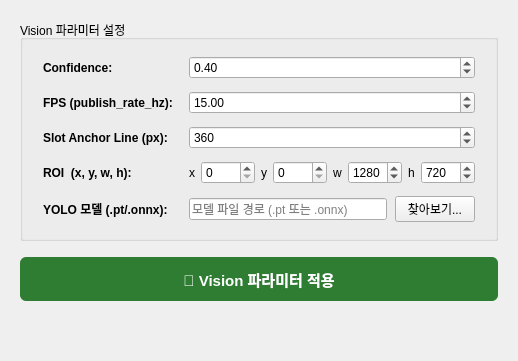
                 <widget class="QWidget" name="tab_motion_vision">
                  <attribute name="title">
                   <string>📷 Vision 파라미터</string>
                  </attribute>
                  <layout class="QVBoxLayout" name="vl_motion_vision">
                   <property name="spacing">
                    <number>16</number>
                   </property>
                   <property name="leftMargin">
                    <number>20</number>
                   </property>
                   <property name="topMargin">
                    <number>20</number>
                   </property>
                   <property name="rightMargin">
                    <number>20</number>
                   </property>
                   <property name="bottomMargin">
                    <number>20</number>
                   </property>
                   <item>
                    <widget class="QGroupBox" name="groupBox_vision_admin">
                     <property name="title">
                      <string>Vision 파라미터 설정</string>
                     </property>
                     <layout class="QFormLayout" name="formLayout_vision">
                      <property name="horizontalSpacing">
                       <number>16</number>
                      </property>
                      <property name="verticalSpacing">
                       <number>12</number>
                      </property>
                      <property name="leftMargin">
                       <number>20</number>
                      </property>
                      <property name="topMargin">
                       <number>16</number>
                      </property>
                      <property name="rightMargin">
                       <number>20</number>
                      </property>
                      <property name="bottomMargin">
                       <number>16</number>
                      </property>
                      <item row="0" column="0">
                       <widget class="QLabel" name="lbl_vision_conf">
                        <property name="styleSheet"><string>font-weight: bold;</string></property>
                        <property name="text">
                         <string>Confidence:</string>
                        </property>
                       </widget>
                      </item>
                      <item row="0" column="1">
                       <widget class="QDoubleSpinBox" name="spin_vision_confidence">
                        <property name="toolTip">
                         <string>YOLO 검출 신뢰도 임계값 (0.0 ~ 1.0)</string>
                        </property>
                        <property name="minimum">
                         <double>0.000000000000000</double>
                        </property>
                        <property name="maximum">
                         <double>1.000000000000000</double>
                        </property>
                        <property name="singleStep">
                         <double>0.050000000000000</double>
                        </property>
                        <property name="value">
                         <double>0.400000000000000</double>
                        </property>
                       </widget>
                      </item>
                      <item row="1" column="0">
                       <widget class="QLabel" name="lbl_vision_fps">
                        <property name="styleSheet"><string>font-weight: bold;</string></property>
                        <property name="text">
                         <string>FPS (publish_rate_hz):</string>
                        </property>
                       </widget>
                      </item>
                      <item row="1" column="1">
                       <widget class="QDoubleSpinBox" name="spin_vision_fps">
                        <property name="toolTip">
                         <string>카메라 이미지 퍼블리시 속도 (Hz)</string>
                        </property>
                        <property name="minimum">
                         <double>1.000000000000000</double>
                        </property>
                        <property name="maximum">
                         <double>60.000000000000000</double>
                        </property>
                        <property name="singleStep">
                         <double>1.000000000000000</double>
                        </property>
                        <property name="value">
                         <double>15.000000000000000</double>
                        </property>
                       </widget>
                      </item>
                      <item row="2" column="0">
                       <widget class="QLabel" name="lbl_vision_slot_anchor">
                        <property name="styleSheet"><string>font-weight: bold;</string></property>
                        <property name="text">
                         <string>Slot Anchor Line (px):</string>
                        </property>
                       </widget>
                      </item>
                      <item row="2" column="1">
                       <widget class="QSpinBox" name="spin_vision_slot_anchor">
                        <property name="toolTip">
                         <string>슬롯 앵커 기준선 Y 좌표 (픽셀)</string>
                        </property>
                        <property name="maximum">
                         <number>9999</number>
                        </property>
                        <property name="value">
                         <number>360</number>
                        </property>
                       </widget>
                      </item>
                      <item row="3" column="0">
                       <widget class="QLabel" name="lbl_vision_roi">
                        <property name="styleSheet"><string>font-weight: bold;</string></property>
                        <property name="text">
                         <string>ROI  (x, y, w, h):</string>
                        </property>
                       </widget>
                      </item>
                      <item row="3" column="1">
                       <layout class="QHBoxLayout" name="hl_roi">
                        <property name="spacing">
                         <number>6</number>
                        </property>
                        <item>
                         <widget class="QLabel" name="lbl_roi_x">
     <property name="text">
                           <string>x</string>
                          </property>
                         </widget>
                        </item>
                        <item>
                         <widget class="QSpinBox" name="spin_roi_x">
                          <property name="maximum">
                           <number>9999</number>
                          </property>
                          <property name="value">
                           <number>0</number>
                          </property>
                         </widget>
                        </item>
                        <item>
                         <widget class="QLabel" name="lbl_roi_y">
     <property name="text">
                           <string>y</string>
                          </property>
                         </widget>
                        </item>
                        <item>
                         <widget class="QSpinBox" name="spin_roi_y">
                          <property name="maximum">
                           <number>9999</number>
                          </property>
                          <property name="value">
                           <number>0</number>
                          </property>
                         </widget>
                        </item>
                        <item>
                         <widget class="QLabel" name="lbl_roi_w">
     <property name="text">
                           <string>w</string>
                          </property>
                         </widget>
                        </item>
                        <item>
                         <widget class="QSpinBox" name="spin_roi_w">
                          <property name="maximum">
                           <number>9999</number>
                          </property>
                          <property name="value">
                           <number>1280</number>
                          </property>
                         </widget>
                        </item>
                        <item>
                         <widget class="QLabel" name="lbl_roi_h">
     <property name="text">
                           <string>h</string>
                          </property>
                         </widget>
                        </item>
                        <item>
                         <widget class="QSpinBox" name="spin_roi_h">
                          <property name="maximum">
                           <number>9999</number>
                          </property>
                          <property name="value">
                           <number>720</number>
                          </property>
                         </widget>
                        </item>
                       </layout>
                      </item>
                      <item row="4" column="0">
                       <widget class="QLabel" name="lbl_vision_model">
                        <property name="styleSheet"><string>font-weight: bold;</string></property>
                        <property name="text">
                         <string>YOLO 모델 (.pt/.onnx):</string>
                        </property>
                       </widget>
                      </item>
                      <item row="4" column="1">
                       <layout class="QHBoxLayout" name="hl_model">
                        <property name="spacing">
                         <number>8</number>
                        </property>
                        <item>
                         <widget class="QLineEdit" name="input_vision_model">
     <property name="readOnly">
                           <bool>true</bool>
                          </property>
                          <property name="placeholderText">
                           <string>모델 파일 경로 (.pt 또는 .onnx)</string>
                          </property>
                         </widget>
                        </item>
                        <item>
                         <widget class="QPushButton" name="btn_browse_model">
                          <property name="maximumSize">
                           <size>
                            <width>100</width>
                            <height>16777215</height>
                           </size>
                          </property>
                          <property name="text">
                           <string>찾아보기...</string>
                          </property>
                         </widget>
                        </item>
                       </layout>
                      </item>
                     </layout>
                    </widget>
                   </item>
                   <item>
                    <widget class="QPushButton" name="btn_apply_vision_admin">
                     <property name="minimumSize">
                      <size>
                       <width>0</width>
                       <height>44</height>
                      </size>
                     </property>
                     <property name="styleSheet">
                      <string>background-color: #2E7D32; color: white; font-size: 15px; font-weight: bold; border-radius: 6px;</string>
                     </property>
                     <property name="text">
                      <string>💾 Vision 파라미터 적용</string>
                     </property>
                    </widget>
                   </item>
                   <item>
                    <spacer name="spacer_motion_vision_bottom">
                     <property name="orientation">
                      <enum>Qt::Vertical</enum>
                     </property>
                     <property name="sizeHint" stdset="0">
                      <size>
                       <width>20</width>
                       <height>40</height>
                      </size>
                     </property>
                    </spacer>
                   </item>
                  </layout>
                 </widget>
